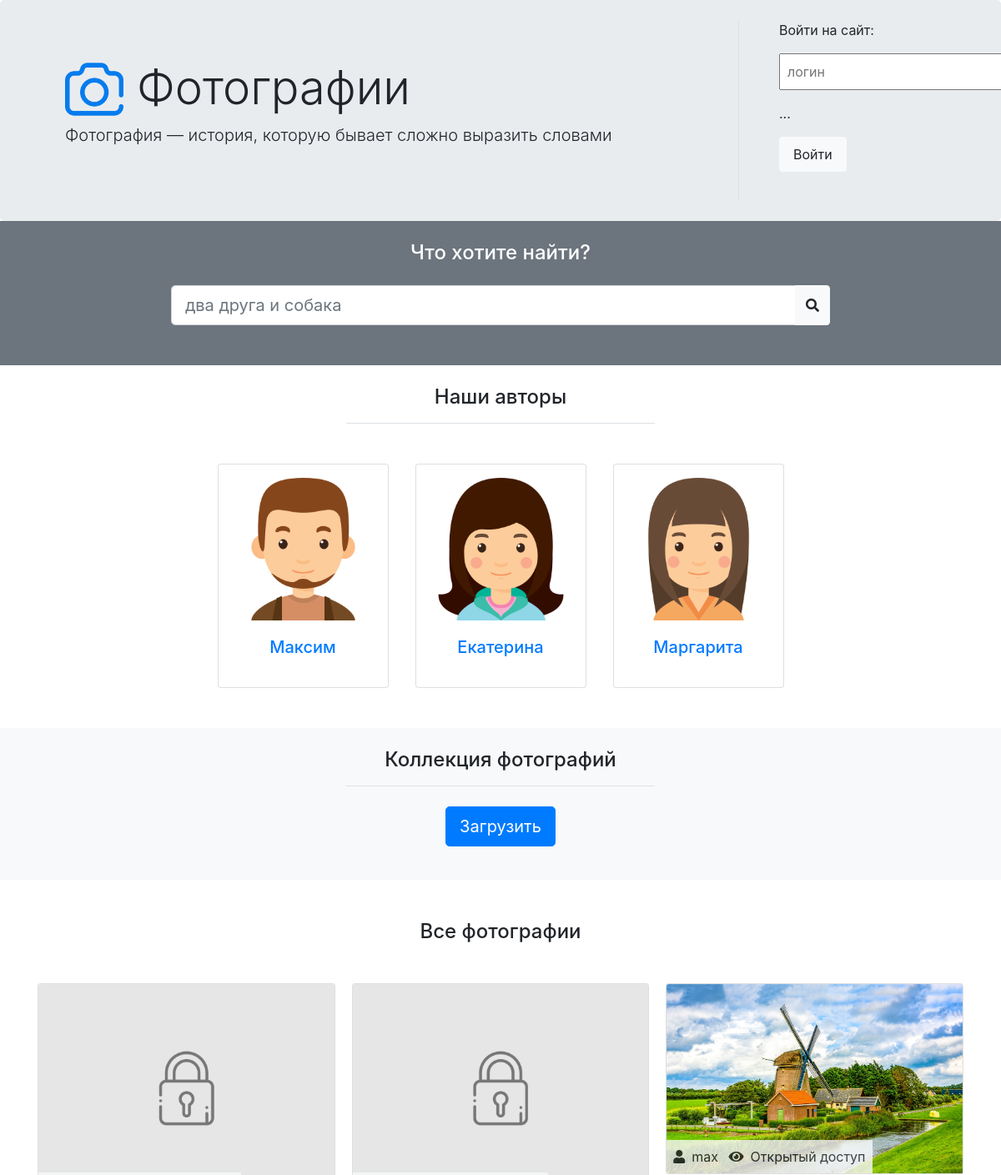
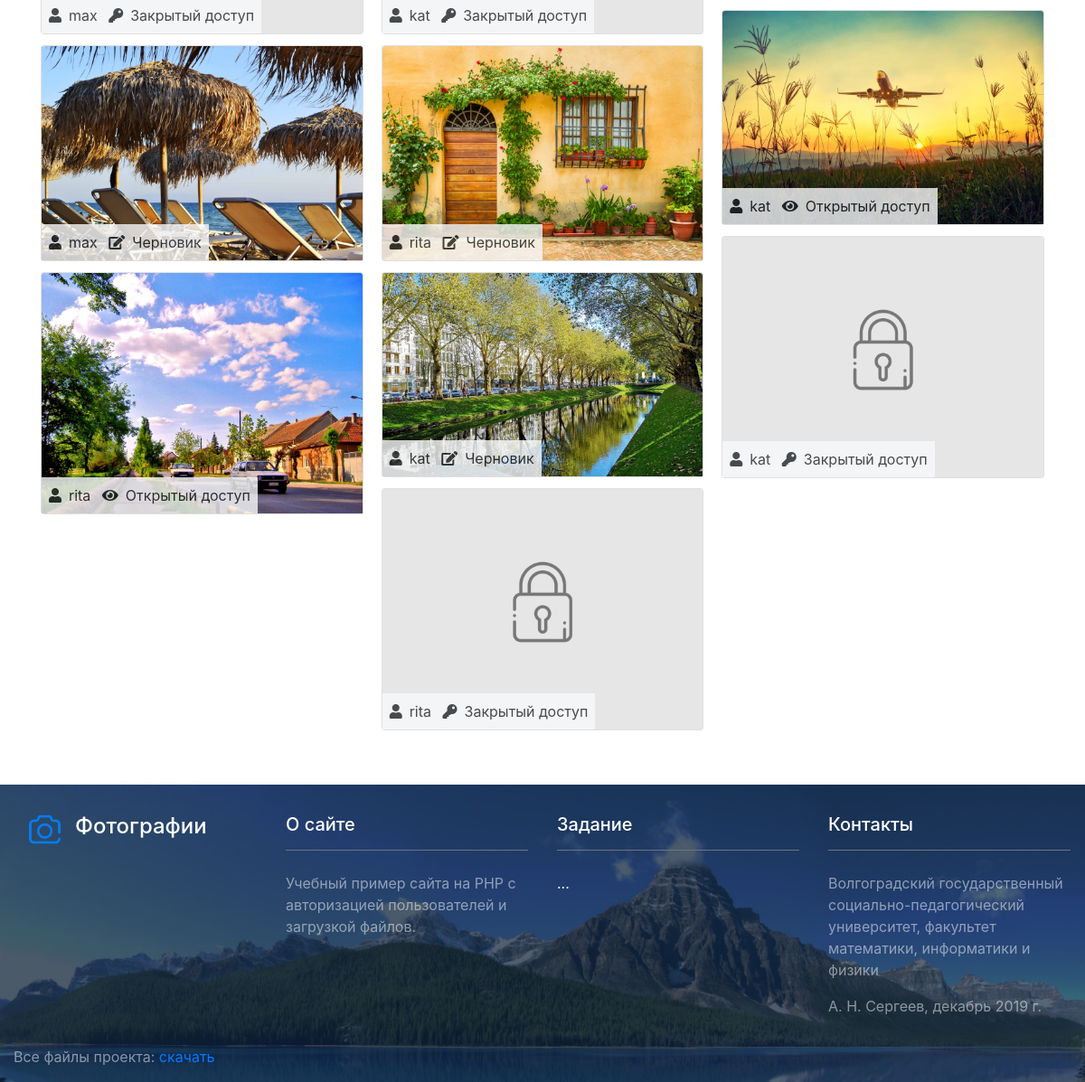
The page / on the database its author committed (2 pictures, top to bottom).
### tables this page shows
CREATE TABLE IF NOT EXISTS `users` (
  `id` bigint(20) NOT NULL AUTO_INCREMENT,
  `login` varchar(20) NOT NULL,
  `password` varchar(50) NOT NULL,
  `name` varchar(200) NOT NULL,
  `avatar` varchar(255) NOT NULL,
  PRIMARY KEY (`id`,`login`,`name`),
  KEY `login` (`login`),
  KEY `password` (`password`)
);

CREATE TABLE IF NOT EXISTS `photos` (
  `id` int(11) NOT NULL AUTO_INCREMENT,
  `file` varchar(255) NOT NULL,
  `caption` text NOT NULL,
  `user` varchar(20) NOT NULL,
  `status` varchar(20) NOT NULL,
  PRIMARY KEY (`id`),
  KEY `user` (`user`,`status`)
);

### homepage.php (the view)
<div class="row justify-content-center bg-secondary">
    <div class="col-md-8 text-white text-center">
        <h4 class="m-4">Что хотите найти?</h4>
        <div class="input-group mt-4 mb-5">
            <input class="form-control form-control-lg" type="text" placeholder="два друга и собака">
            <div class="input-group-append">
                <button class="btn btn-light" type="button" id="button-addon2"><i class="fas fa-search"></i></button>
            </div>
        </div>
    </div>
</div>
<div class="container-fluid">
    <div class="row justify-content-center">
        <div class="col-md-4 text-center m-4">
            <h4 class="border-bottom pb-3 mb-4">Наши авторы</h4>
        </div>
    <div>
    <div class="row justify-content-center pb-5">
        <?php
            $result = $mysqli->query( "SELECT * FROM users" );
            while ( $row = $result->fetch_assoc() ) :
        ?>
        <div class="card col-2 ml-3 mr-3 p-3">
            <a href="?user=<?php echo $row['login'] ?>">
              <img src="avatars/<?php echo $row['avatar'] ?>" class="card-img-top">
              <div class="card-body">
                  <h5 class="card-title text-center m-0"><?php echo $row['name'] ?></h5>
              </div>
            </a>
        </div>
        <?php
            endwhile;
        ?>
    </div>
</div>
<div class="container-fluid">
    <div class="row justify-content-center bg-light">
        <div class="col-md-4 text-center m-4">
            <h4 class="border-bottom pb-3 mb-4">Коллекция фотографий</h4>
            <p><a href="?add=yes" class="btn btn-primary btn-lg">Загрузить</a></p>
        </div>
    </div>
</div>
<div class="container mb-5">
    <div class="row justify-content-center">
        <?php
            if ( $user ) {
                $title = "Пользователь: <span class=\"bg-light p-2 pl-3 pr-3\">$user<span>";
            } else {
                $title = "Все фотографии";
            }
        ?>
       <h4 class="m-5"><?php echo $title ?></h4>
    </div>
    <div class="card-columns">
        <?php
            $arr_stat = array(  "private" => "Закрытый доступ",
                                "public" => "Открытый доступ",
                                "draft" => "Черновик" );
            $arr_ico = array(   "private" => "fas fa-key",
                                "public" => "fas fa-eye",
                                "draft" => "fas fa-edit" );
            if ( $user ) {
                $sql = "SELECT * FROM photos WHERE user='$user'";
            } else {
                $sql = "SELECT * FROM photos";
            }
            $result = $mysqli->query( $sql );
            while ( $row = $result->fetch_assoc() ) :
                $id = $row['id'];
                $user = $row['user'];
                $status = $arr_stat[$row['status']];
                $ico = $arr_ico[$row['status']];
                if ( $row['status'] == 'private' ) {
                    $photo = "interface/close.png";
                } else {
                    $photo = "photos/" . $row['file'];
                }
        ?>
        <div class="card">
            <a href="?photo=<?php echo $id ?>"><img src="<?php echo $photo ?>" class="card-img-top"></a>
            <div class="card-img-overlay bg-light p-2" style="top: auto; right: auto; opacity: 0.8">
                <i class="fas fa-user mr-2"></i><?php echo $user ?>
                <i class="<?php echo $ico ?> ml-2 mr-2"></i><?php echo $status ?>
            </div>
        </div>
        <?php
            endwhile;
        ?>
    </div>
</div>

### index.php (shortened to what this page needs)
<!doctype html>
<html lang="ru">
    <head>
        <link rel="stylesheet" href="css/bootstrap.min.css">
        <link href="https://use.fontawesome.com/releases/v5.0.13/css/all.css" rel="stylesheet">
        <link rel="stylesheet" href="styles.css">
    </head>
    <body>
        <?php
            $mysqli = new mysqli( "localhost", "photosite", "photositepwd", "photosite" );
            $mysqli->set_charset( "utf8" );
            $photo = ( isset( $_REQUEST['photo'] ) ) ? (int) $_REQUEST['photo'] : false;
            $add = ( isset( $_REQUEST['add'] ) ) ? true : false;
            $user = ( isset( $_REQUEST['user'] ) ) ? $mysqli->escape_string( $_REQUEST['user'] ) : false;
        ?>
        <?php include "header.php"; ?>
        <?php
            if ( $photo ) {
                include "photo.php";
            } elseif ( $add ) {
                include "add.php";
            } else {
                include "homepage.php";
            }
        ?>
        <?php include "footer.php"; ?>
    </body>
</html>

### header.php
<header>
    <div class="jumbotron m-0 p-4">
        <div class="container">
           <div class="row">
                <div class="col col-12 col-md-9 p-5">
                    <div class="media">
                        <a href="."><img src="interface/logo-o.png" class="mr-3 align-self-center" style="width: 70px;"></a>
                        <div class="media-body">
                            <h1 class="display-4">Фотографии</h1>
                        </div>
                    </div>
                    <p class="lead">Фотография &mdash; история, которую бывает сложно выразить словами</p>
                </div>
                <div class="col col-12 col-md-3 border-left pl-5">
                    <?php include "login.php"; ?>
                </div>
           </div>
        </div>
    </div>
</header>

### login.php (shortened to what this page needs)
<?php
    if ( isset( $_SESSION['current_user'] ) ) :
        $current_user = $_SESSION['current_user'];
        $result = $mysqli->query( "SELECT * FROM users WHERE login='$current_user'" );
        $row = $result->fetch_assoc();
?>
<div class="media">
    <img src="avatars/<?php echo $row['avatar'] ?>" class="border" style="width: 75px;">
    <div class="media-body pl-4">
        <p>Вы: <?php echo $row['name'] ?><br />
        <a href="?logout=yes">Выйти</a>
    </div>
</div>
<?php
    else :
?>
<p>Войти на сайт:
<form method="post" action=".">
    <p><input type="text" name="login" placeholder="логин" class="p-2">
    <p>...
    <p><button class="btn btn-light pl-3 pr-3 pt-2 pb-2" type="submit">Войти</button>
</form>
<?php
    endif;
?>

### footer.php
<footer class="container-fluid text-white pt-3">
    <div class="row">
        <div class="col-12 col-sm-6 col-md-3 p-3">
            <div class="media ml-3">
                <a href="."><img src="interface/logo-o.png" class="mr-3 align-self-center" style="width: 35px;"></a>
                <div class="media-body">
                    <h4>Фотографии</h4>
                </div>
            </div>
        </div>
        <div class="col-12 col-sm-6 col-md-3 p-3">
            <h5 class="border-bottom border-secondary pb-3 mb-4">О сайте</h5>
            <p class="text-white-50">Учебный пример сайта на PHP с авторизацией пользователей и загрузкой файлов.</p>
        </div>
        <div class="col-12 col-sm-6 col-md-3 p-3">
            <h5 class="border-bottom border-secondary pb-3 mb-4">Задание</h5>
            <p>...
        </div>
        <div class="col-12 col-sm-6 col-md-3 p-3">
            <h5 class="border-bottom border-secondary pb-3 mb-4">Контакты</h5>
            <p class="text-white-50">Волгоградский государственный социально-педагогический университет,
            факультет математики, информатики и физики</p>
            <p class="text-white-50">А. Н. Сергеев, декабрь 2019&nbsp;г.</p>
        </div>
    </div>
    <div class="row">
        <div class="col">
            <p class="text-white-50">Все файлы проекта: <a href="https://github.com/alexey-sergeev/php-security">скачать</a></p>
        </div>
    </div>
</footer>

### styles.css (style rules this page uses)
footer { background-image: url("interface/footer.jpg"); background-color: #000; background-size: cover; }

### rows shown on the page
users: avatar (picture), name "Максим"
users: avatar (picture), name "Екатерина"
users: avatar (picture), name "Маргарита"
photos: user "max", status "Закрытый доступ"
photos: file (picture), user "max", status "Черновик"
photos: file (picture), user "rita", status "Открытый доступ"
photos: user "kat", status "Закрытый доступ"
photos: file (picture), user "rita", status "Черновик"
photos: file (picture), user "kat", status "Черновик"
photos: user "rita", status "Закрытый доступ"
photos: file (picture), user "max", status "Открытый доступ"
photos: file (picture), user "kat", status "Открытый доступ"
photos: user "kat", status "Закрытый доступ"

### other values the page prints
$title "Все фотографии"
